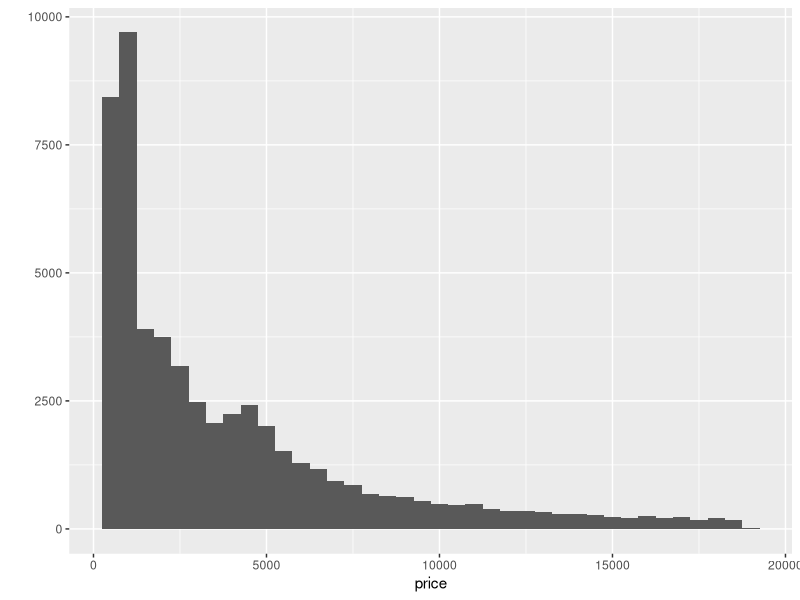
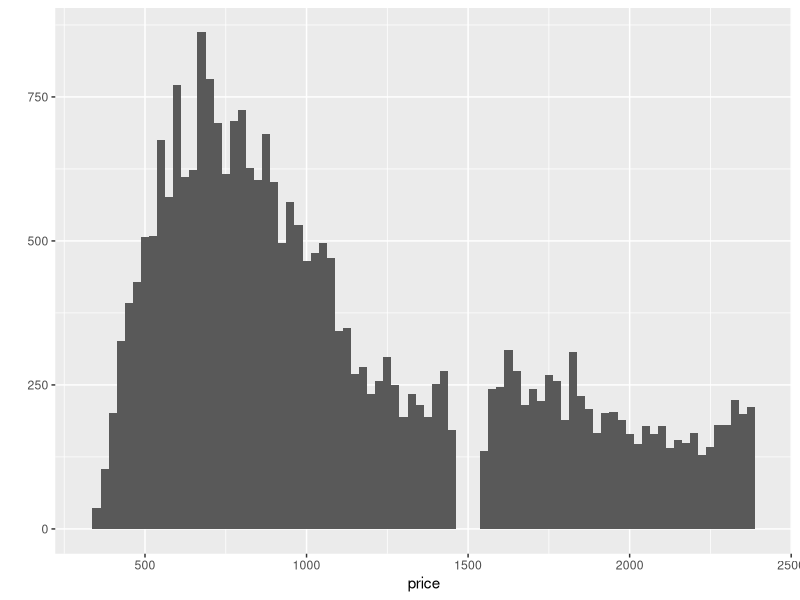
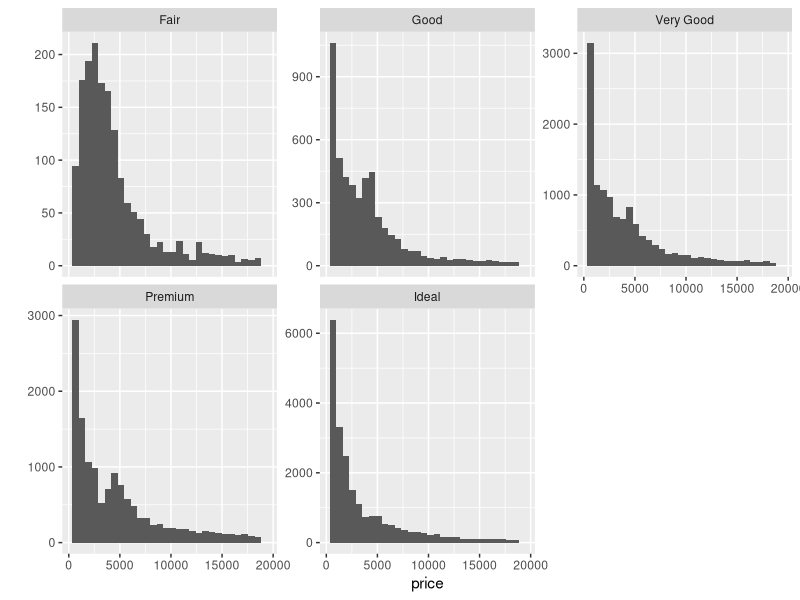
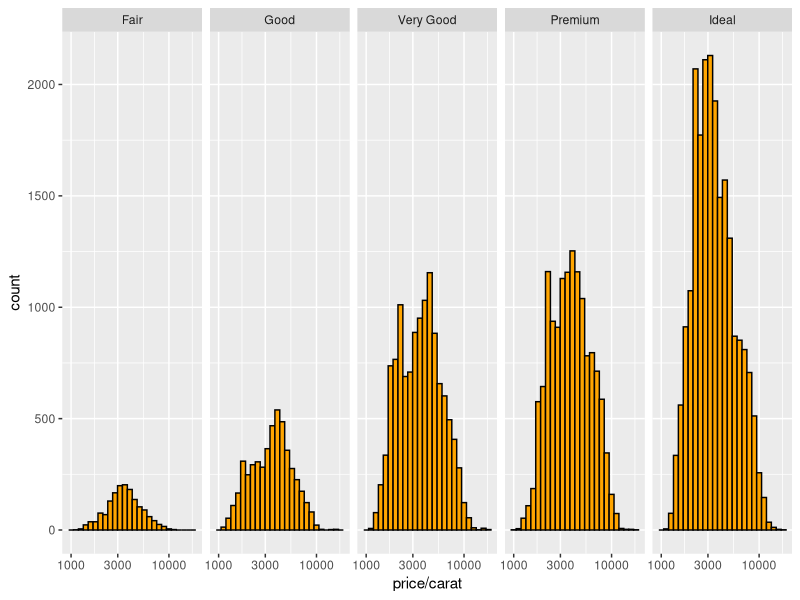
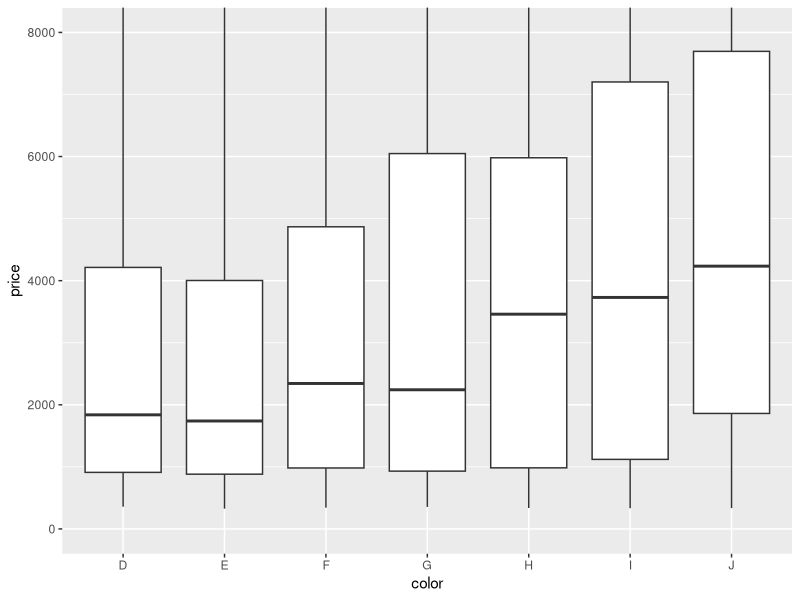
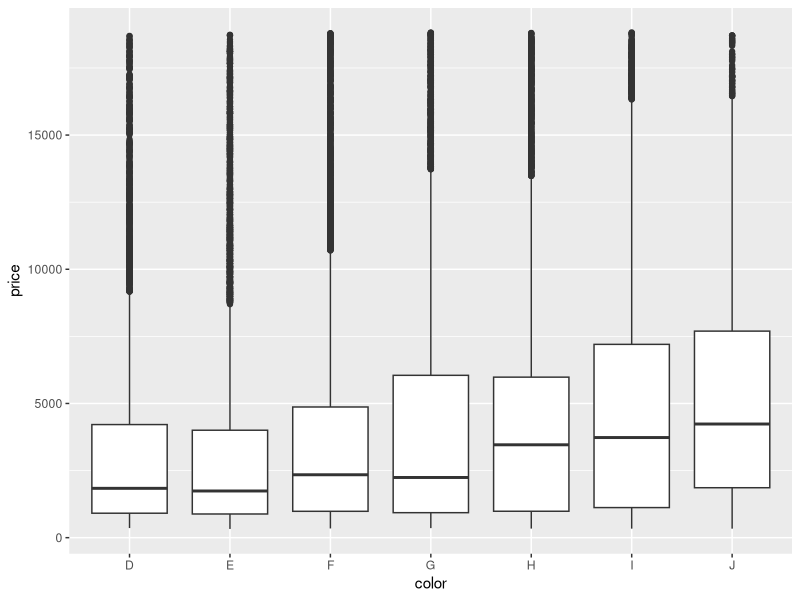
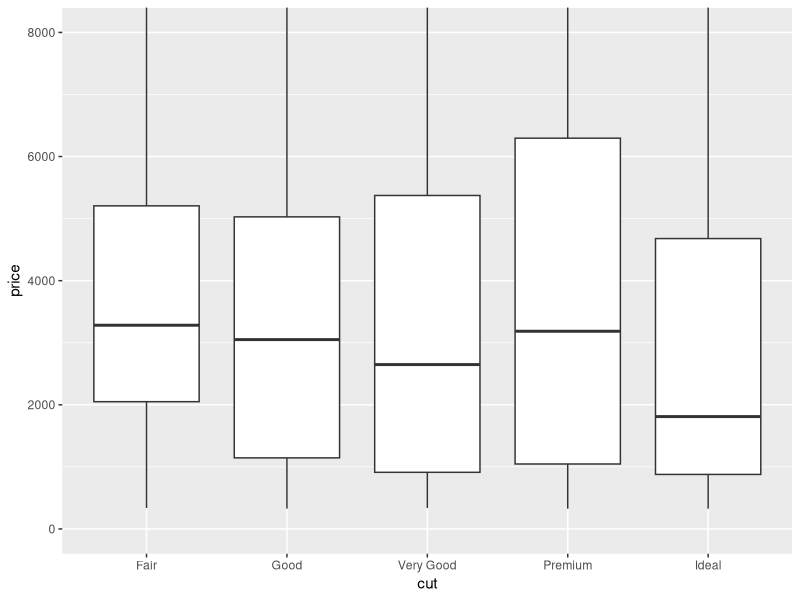
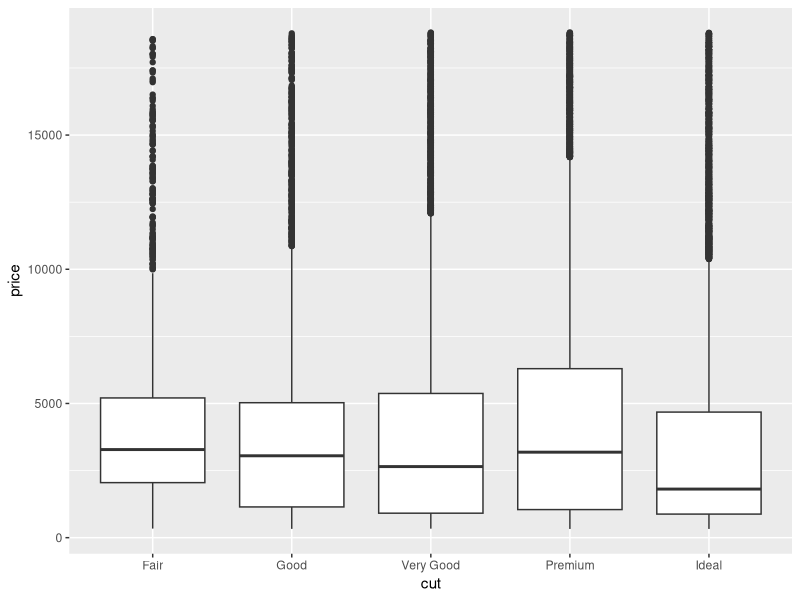

Recreate these plots in R, in order.
## ---- chunk 1
library(ggplot2)
data(diamonds)
summary(diamonds)
## ---- chunk 2
?diamonds
## ---- chunk 3
qplot(data = diamonds, x = price, binwidth = 500)
summary(diamonds$price)
## ---- chunk 4
nrow(subset(diamonds, price < 500))
## ---- chunk 5
nrow(subset(diamonds, price < 250))
## ---- chunk 6
nrow(subset(diamonds, price >= 15000))
## ---- chunk 7
qplot(data = diamonds, x = price, binwidth = 25) +
  scale_x_continuous(lim = c(326, 2400))
## ---- chunk 8
qplot(data = diamonds, x = price) + 
  facet_wrap(~cut, scales = "free_y")

by(diamonds$price, diamonds$cut, summary)

## ---- chunk 9
ggplot(diamonds) + geom_histogram(aes(x = price/carat), binwidth = 0.05,
                                  color = "black", fill = "orange") +
  scale_x_log10() +
  facet_grid(~cut)
## ---- chunk 10
by(diamonds$price, diamonds$color, summary)
qplot(x = color, y = price, data = diamonds,
      geom = 'boxplot') + coord_cartesian(ylim = c(0, 8000))
ggplot(diamonds, aes(y = price)) + geom_boxplot(aes(x = color))
IQR(subset(diamonds, color == "J")$price)
IQR(subset(diamonds, color == "D")$price)

## ---- chunk 11
by(diamonds$price, diamonds$cut, summary)
qplot(x = cut, y = price, data = diamonds,
      geom = 'boxplot') + coord_cartesian(ylim = c(0, 8000))
ggplot(diamonds, aes(y = price)) + geom_boxplot(aes(x = cut))

## ---- chunk 12
by(diamonds$price, diamonds$clarity, summary)
qplot(x = clarity, y = price, data = diamonds,
      geom = 'boxplot') + coord_cartesian(ylim = c(0, 8000))
ggplot(diamonds, aes(y = price)) + geom_boxplot(aes(x = clarity))

## ---- chunk 13
ggplot(diamonds, aes(y = price/carat)) + geom_boxplot(aes(x = color)) + 
    ylab("price / carat") + coord_cartesian(ylim = c(2000, 6000))
## ---- chunk 14
ggplot(diamonds, aes(y = price/carat)) + geom_boxplot(aes(x = cut)) + 
    ylab("price / carat") + coord_cartesian(ylim = c(2000, 6000))
## ---- chunk 15
ggplot(diamonds, aes(y = price/carat)) + geom_boxplot(aes(x = clarity)) + 
    ylab("price / carat") + coord_cartesian(ylim = c(2000, 6000))
## ---- chunk 16
ggplot(diamonds) + geom_freqpoly(aes(x = carat), binwidth = 0.01,
                                  color = "red") +
                  scale_x_continuous(breaks = seq(0, 5, 0.1))
